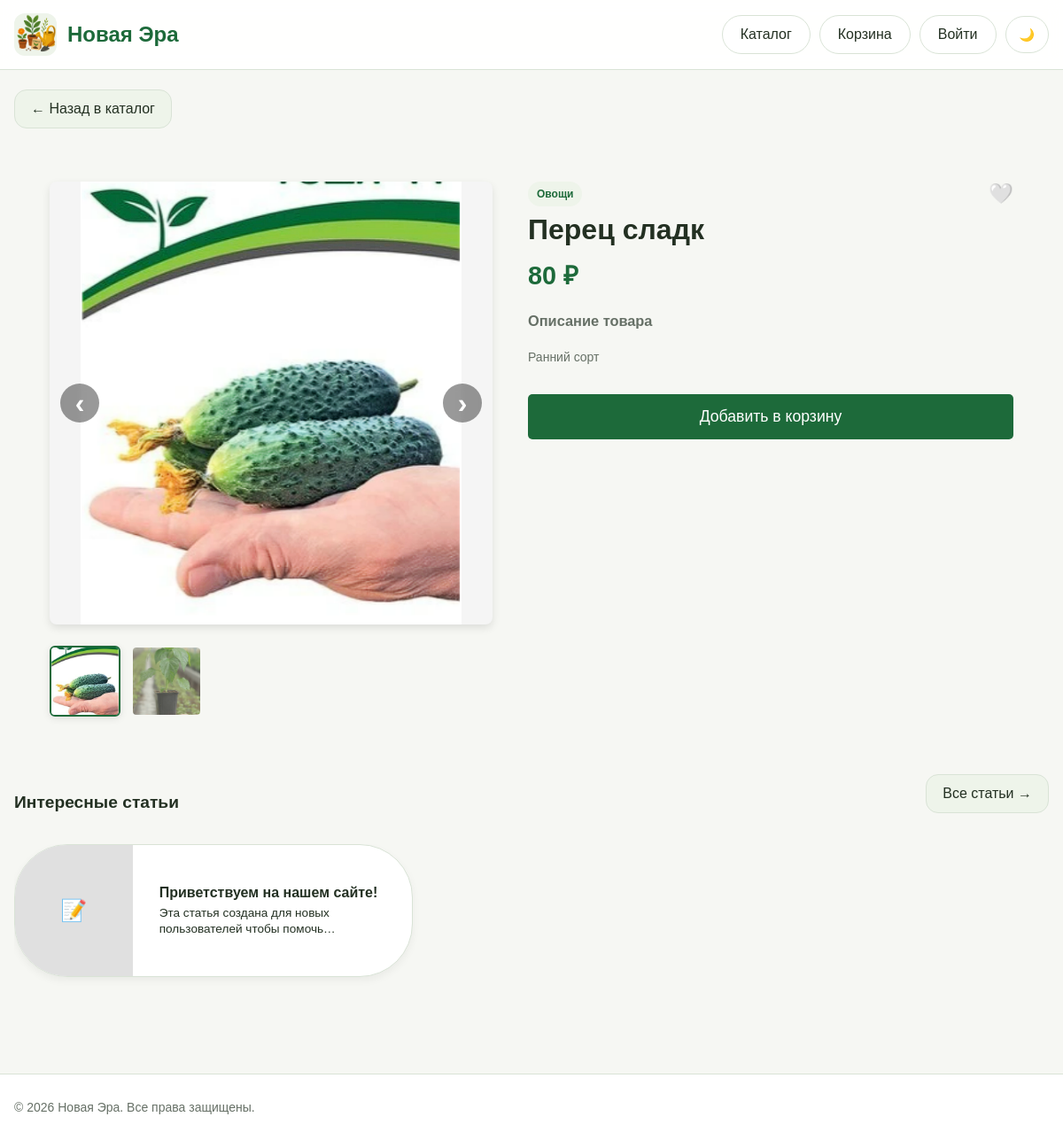
The app's page /product/4 with its own data.
### models.py (models this page shows, shortened)
class Product(db.Model):
    __tablename__ = "products"
    id = db.Column(db.Integer, primary_key=True)
    name = db.Column(db.String(200), nullable=False, index=True)
    description = db.Column(db.Text, nullable=False)
    price = db.Column(db.Float, nullable=False)
    image_url = db.Column(db.String(255), nullable=True)
    category_id = db.Column(db.Integer, db.ForeignKey("categories.id"), nullable=False)
    created_at = db.Column(db.DateTime, default=datetime.utcnow, nullable=False)
    category = db.relationship("Category", back_populates="products", lazy="selectin")
    extra_images = db.relationship('ProductImage',
                                   backref='product',
                                   lazy='dynamic',
                                   cascade='all, delete-orphan',
                                   order_by='ProductImage.order')

class ProductImage(db.Model):
    __tablename__ = 'product_images'
    id = db.Column(db.Integer, primary_key=True)
    product_id = db.Column(db.Integer, db.ForeignKey('products.id', ondelete='CASCADE'), nullable=False)
    url = db.Column(db.String(300), nullable=False)
    order = db.Column(db.Integer, default=0)
    created_at = db.Column(db.DateTime, default=datetime.utcnow)

class Category(db.Model):
    __tablename__ = "categories"
    id = db.Column(db.Integer, primary_key=True)
    slug = db.Column(db.String(64), unique=True, nullable=False, index=True)
    name = db.Column(db.String(100), unique=True, nullable=False)
    products = db.relationship("Product", back_populates="category", cascade="all, delete-orphan", lazy="selectin")

class Post(db.Model):
    __tablename__ = 'post'
    id = db.Column(db.Integer, primary_key=True)
    title = db.Column(db.String(200), nullable=False)
    content = db.Column(db.Text, nullable=False)
    date_posted = db.Column(db.DateTime, default=datetime.now)
    image_post = db.Column(db.String(255))
    product_id = db.Column(db.Integer, db.ForeignKey('products.id'), nullable=True)
    related_product = db.relationship('Product', backref='posts')

### routes.py (the view)
@bp.route("/product/<int:product_id>")
def product_detail(product_id):
    product = Product.query.get_or_404(product_id)
    extra_urls = [img.url for img in product.extra_images.order_by(ProductImage.order).all()]
    all_images = []
    if product.image_url:
        all_images.append(product.image_url)
    all_images.extend(extra_urls)
    favorites_ids = []
    if current_user.is_authenticated:
        favorites_ids = [p.id for p in current_user.favorite_products.all()]
    else:
        favorites_ids = []
    posts = Post.query.order_by(
        (Post.product_id == product_id).desc(), # Сначала True (совпадающие), потом False
        Post.date_posted.desc()                 # Внутри групп сортируем по свежести
    ).limit(10).all()
    return render_template('product_page.html', product=product, all_images=all_images, favorites_ids=favorites_ids, posts=posts)

### templates/product_page.html (shortened to what this page needs)
{% extends "base.html" %}
{% block content %}
<a href="{{ url_for('main.index') }}" class="back-btn">← Назад в каталог</a>
<div class="product-page-container">
    <div class="product-detail-wrapper">
        <div class="product-image-block">
            <div class="gallery-container">
                <div class="main-image-wrapper">
                    {% if all_images|length > 1 %}
                        <button class="nav-arrow arrow-left" id="prevImageBtn" type="button">‹</button>
                    {% endif %}
                    <img id="mainProductImage"
                         src="{{ all_images[0] if all_images else url_for('static', filename='images/icon.png') }}"
                         alt="{{ product.name }}"
                         class="main-image">
                    {% if all_images|length > 1 %}
                        <button class="nav-arrow arrow-right" id="nextImageBtn" type="button">›</button>
                    {% endif %}
                </div>
                {% if all_images|length > 1 %}
                <div class="thumbnail-list" id="thumbnailList">
                    {% for img in all_images %}
                        <img src="{{ img }}"
                             alt="Миниатюра {{ loop.index }}"
                             class="thumbnail {% if loop.first %}active{% endif %}"
                             data-full="{{ img }}"
                             data-index="{{ loop.index0 }}">
                    {% endfor %}
                </div>
                {% endif %}
            </div>
        </div>
        <div class="product-info-block">
            <div style="display: flex; justify-content: space-between; align-items: flex-start; gap: 16px; margin-bottom: 12px;">
                <div>
                    <span class="badge">{{ product.category.name }}</span>
                    <h1 style="margin: 8px 0 0;">{{ product.name }}</h1>
                </div>
                {% if current_user.is_authenticated %}
                <form method="POST" action="{{ url_for('main.toggle_favorite', product_id=product.id) }}" class="favorite-form" style="flex-shrink: 0;">
                    <input type="hidden" name="csrf_token" value="{{ csrf_token() }}">
                    <button type="submit" class="favorite-btn {% if product.id in favorites_ids %}active{% endif %}">
                        {% if product.id in favorites_ids %}❤️{% else %}🤍{% endif %}
                    </button>
                </form>
                {% else %}
                <a href="{{ url_for('main.login') }}" class="favorite-btn" style="flex-shrink: 0;">🤍</a>
                {% endif %}
            </div>
            <p class="price">{{ "%.0f"|format(product.price) }} ₽</p>
            <div class="product-description">
                <h3>Описание товара</h3>
                <p>{{ product.description }}</p>
            </div>
            <button class="add-to-cart"
                    data-id="{{ product.id }}"
                    data-title="{{ product.name }}"
                    data-price="{{ product.price }}"
                    data-image="{{ all_images[0] if all_images else url_for('static', filename='images/icon.png') }}">
                Добавить в корзину
            </button>
        </div>
    </div>
</div>
<div class="stories-section" style="margin: 25px 0 35px 0;">
        <div class="stories-header" style="display: flex; justify-content: space-between; align-items: center; margin-bottom: 15px;">
            <h3 style="margin: 0; font-size: 1.2rem;">Интересные статьи</h3>
            <a href="{{ url_for('main.blog') }}" class="back-btn">
                Все статьи →
            </a>
        </div>
        <div class="stories-container" style="display: flex; gap: 20px; overflow-x: auto; padding-bottom: 10px; scrollbar-width: thin; -webkit-overflow-scrolling: touch;">
            {% for post in posts %}
            <a href="{{ url_for('main.post_detail', post_id=post.id) }}" class="story-item" style="text-decoration: none; color: inherit; display: flex; align-items: center; width: 450px; height: 150px; border-radius: 60px; background: var(--surface); border: 1px solid var(--border); overflow: hidden; flex-shrink: 0; transition: transform 0.2s ease; box-shadow: 0 4px 10px rgba(0,0,0,0.05);">
                <div class="story-image-side" style="flex: 1; height: 100%; max-width: 270px;">
                    {% if post.image_src %}
                        <img src="/{{ post.image_src.lstrip('/') }}" alt="{{ post.title }}" style="width: 100%; height: 100%; object-fit: cover;">
                    {% else %}
                        <div style="width: 100%; height: 100%; background: #e0e0e0; display: flex; align-items: center; justify-content: center; font-size: 1.5rem;">📝</div>
                    {% endif %}
                </div>
                <div class="story-text-side" style="flex: 2; padding: 0 20px 0 30px; display: flex; flex-direction: column; justify-content: center; overflow: hidden;">
                    <h4 style="margin: 0; font-size: 1rem; display: block; -webkit-line-clamp: unset; white-space: normal; -webkit-box-orient: vertical; overflow: hidden;">
                        {{ post.title }}
                    </h4>
                    <p style="margin: 5px 0 0 0; font-size: 0.85rem; color: inherit; line-height: 1.3; display: -webkit-box; -webkit-line-clamp: 2; -webkit-box-orient: vertical; overflow: hidden;">
                        {{ post.content[:80] }}...
                    </p>
                </div>
            </a>
            {% else %}
                <p style="font-size: 0.9rem; color: gray; margin: 10px 0;">Здесь будут появляться новые статьи.</p>
            {% endfor %}
        </div>
    </div>
{% endblock %}

### static/css/style.css (style rules this page uses)
:root { --bg: #f6f7f3; --surface: #ffffff; --surface-soft: #eef4ea; --text: #233022; --muted: #667066; --brand: #1d6a3a; --brand-dark: #14552d; --border: #d9e3d6; --shadow: 0 12px 30px rgba(16, 48, 26, 0.08); --error: #b33a3a; --warning: #b46f0b; --success: #2a7d46; }
*, *::before, *::after { box-sizing: border-box; }
html { scroll-behavior: smooth; }
body { margin: 0; font-family: Arial, Helvetica, sans-serif; background: var(--bg); color: var(--text); }
a { color: inherit; text-decoration: none; }
img { max-width: 100%; display: block; }
button, input, select, textarea { font: inherit; }
.badge { align-self: flex-start; display: inline-flex; padding: 7px 10px; border-radius: 999px; background: var(--surface-soft); color: var(--brand); font-size: 12px; font-weight: 700; }
.product-description { margin: 0; color: var(--muted); font-size: 14px; line-height: 1.55; min-height: 66px; }
.price { margin: 0; font-size: 20px; font-weight: 800; }
.add-to-cart { width: 100%; border: 0; border-radius: 14px; padding: 12px 18px; cursor: pointer; transition: .2s ease; background: var(--brand); color: #fff; position: relative; z-index: 2; }
.product-page-container { padding: 40px; max-width: 1200px; margin: 0 auto; }
.back-btn { margin-bottom: 20px; display: inline-block; }
.product-detail-wrapper { display: flex; gap: 40px; align-items: flex-start; }
.product-image-block { flex: 1; max-width: 500px; }
.product-info-block { flex: 1; }
.price { font-size: 1.8rem; font-weight: bold; color: var(--brand); margin-bottom: 20px; }
.product-description { line-height: 1.6; margin-bottom: 30px; }
.add-to-cart { padding: 15px 30px; font-size: 1.1rem; background: var(--brand); color: #fff; border: none; border-radius: 5px; cursor: pointer; }
.gallery-container { display: flex; flex-direction: column; gap: 16px; }
.main-image-wrapper { position: relative; display: flex; align-items: center; justify-content: center; }
.main-image { width: 100%; border-radius: 8px; box-shadow: 0 4px 10px rgba(0,0,0,0.1); object-fit: contain; background-color: #f5f5f5; aspect-ratio: 1 / 1; }
.nav-arrow { position: absolute; top: 50%; transform: translateY(-50%); background: rgba(0,0,0,0.5); backdrop-filter: blur(4px); color: white; border: none; font-size: 2rem; font-weight: bold; width: 44px; height: 44px; border-radius: 50%; cursor: pointer; display: flex; align-items: center; justify-content: center; transition: all 0.2s ease; z-index: 2; opacity: 0.8; }
.arrow-left { left: 12px; }
.arrow-right { right: 12px; }
.thumbnail-list { display: flex; gap: 12px; flex-wrap: wrap; margin-top: 8px; }
.thumbnail { width: 80px; height: 80px; object-fit: cover; border-radius: 6px; cursor: pointer; border: 2px solid transparent; transition: 0.2s; opacity: 0.7; }
.thumbnail.active { border-color: var(--brand, #007bff); opacity: 1; box-shadow: 0 2px 8px rgba(0,0,0,0.1); }
.save-btn, .buy-btn, .back-btn { border: 0; border-radius: 14px; padding: 12px 18px; cursor: pointer; transition: .2s ease; }
.back-btn { background: var(--surface-soft); color: var(--text); border: 1px solid var(--border); }
.favorite-btn { background: none; border: none; font-size: 1.4rem; cursor: pointer; transition: transform 0.2s ease; padding: 0; margin: 0; display: inline-flex; align-items: center; justify-content: center; pointer-events: auto; }

### records on screen
Product: image_url (picture), name "Перец сладк", price "80", description "Ранний сорт"
ProductImage: url (picture)
Category: category.name "Овощи"
Post: title "Приветствуем на нашем сайте!", content "Эта статья создана для новых пользователей чтобы…"

### other values on screen
{{ brand_name }} "Новая Эра"
